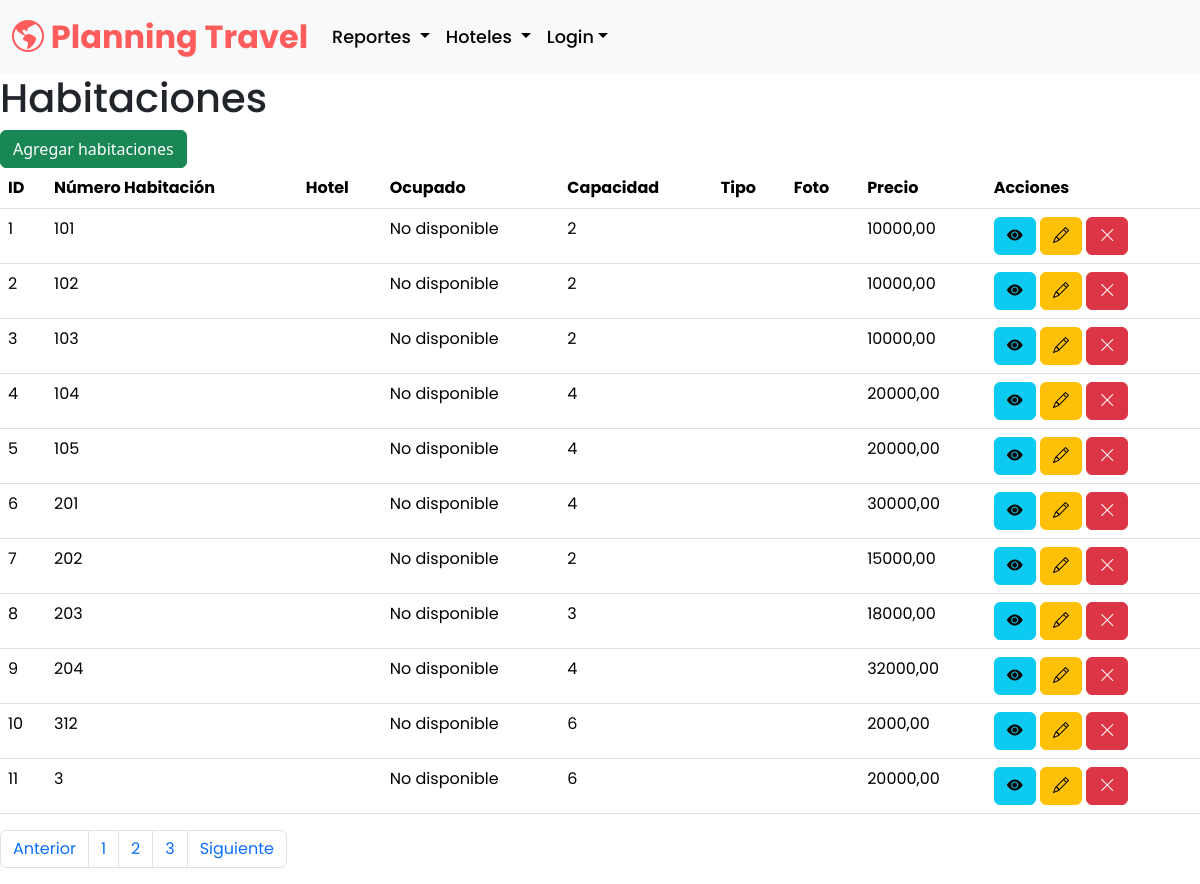
The app's page /planning_travel/habitaciones_listar/ with its own data.
### planning_travel/models.py (models this page shows, shortened)
class Habitacion(models.Model):
    num_habitacion = models.IntegerField()
    id_piso_hotel = models.ForeignKey(PisosHotel, on_delete=models.DO_NOTHING)
    ocupado = models.BooleanField()
    capacidad_huesped = models.IntegerField()
    tipo_habitacion = models.CharField(max_length=255)
    precio = models.DecimalField(max_digits=250, decimal_places=2)

### planning_travel/views.py (the view)
# urls.py: path('habitaciones_listar/', views.habitaciones, name="habitaciones_listar"),
def habitaciones(request):
    q = Habitacion.objects.all()
    contexto = {'data': q}
    return render(request, 'planning_travel/habitaciones/habitaciones.html', contexto)

### planning_travel/templates/planning_travel/habitaciones/habitaciones.html (shortened to what this page needs)
{% extends 'planning_travel/base.html' %}
{% load static %}
{% block contenedor %}
<h1>Habitaciones</h1>
<a class="btn btn-success" href="{% url 'habitaciones_form' %}"> Agregar habitaciones</a>
<table class="table">
    <thead>
        <th>ID</th>
        <th>Número Habitación</th>
        <th>Hotel</th>
        <th>Ocupado</th>
        <th>Capacidad</th>
        <th>Tipo</th>
        <th>Foto</th>
        <th>Precio</th>
        <th>Acciones</th>
    </thead>
    <tbody>
        {% for r in data %}
        <tr>
            <td>{{ r.id }}</td>
            <td>{{ r.num_habitacion }}</td>
            <td>{{ r.id_hotel }}</td>
            <td>
                {% if r.ocupado %}
                    Disponible
                {% else %}
                    No disponible
                {% endif %}
        </td>
            <td>{{ r.capacidad_huesped }}</td>
            <td>{{ r.tipoHabitacion }}</td>
            <td>{{ r.foto }}</td>
            <td>{{ r.precio }}</td>
            <td>
                <button
                    type="button"
                    class="btn btn-info"
                    data-bs-toggle="modal"
                    data-bs-target="#modalVer-1"
                >
                    <i class="bi bi-eye-fill"></i>
                </button>
                <a
                    class="btn btn-warning"
                    href="{% url 'habitaciones_form_editar' r.id %}"
                    ><i class="bi bi-pencil"></i
                ></a>
                <a
                    href="javascript:eliminar('{% url 'habitaciones_eliminar' r.id %}')"
                    class="btn btn-danger"
                    ><i class="bi bi-x-lg"></i
                ></a>
            </td>
        </tr>
        {% endfor %}
    </tbody>
</table>
<nav aria-label="Page navigation example">
    <ul class="pagination">
        <li class="page-item"><a class="page-link" href="#">Anterior</a></li>
        <li class="page-item"><a class="page-link" href="#">1</a></li>
        <li class="page-item"><a class="page-link" href="#">2</a></li>
        <li class="page-item"><a class="page-link" href="#">3</a></li>
        <li class="page-item"><a class="page-link" href="#">Siguiente</a></li>
    </ul>
</nav>
{% endblock %}

### planning_travel/static/planning_travel/styles/estilos.css (style rules this page uses)
:root { --primary-color: #ff5c5c; --primary-color-hover: #e65353; --secondary-color: #172929; --secondary-color-hover: #386363; --cta-bg: #ffc107; --cta-bg-hover: #e0a800; --text-cta: #282828; --text-secondary: #262626; --gradiant-color: linear-gradient(#ffc107, #ff5c5c); }
* { font-family: "Poppins", sans-serif; box-sizing: border-box; }

### records on screen
Habitacion: id "1", num_habitacion "101", ocupado "No disponible", capacidad_huesped "2", precio "10000,00"
Habitacion: id "2", num_habitacion "102", ocupado "No disponible", capacidad_huesped "2", precio "10000,00"
Habitacion: id "3", num_habitacion "103", ocupado "No disponible", capacidad_huesped "2", precio "10000,00"
Habitacion: id "4", num_habitacion "104", ocupado "No disponible", capacidad_huesped "4", precio "20000,00"
Habitacion: id "5", num_habitacion "105", ocupado "No disponible", capacidad_huesped "4", precio "20000,00"
Habitacion: id "6", num_habitacion "201", ocupado "No disponible", capacidad_huesped "4", precio "30000,00"
Habitacion: id "7", num_habitacion "202", ocupado "No disponible", capacidad_huesped "2", precio "15000,00"
Habitacion: id "8", num_habitacion "203", ocupado "No disponible", capacidad_huesped "3", precio "18000,00"
Habitacion: id "9", num_habitacion "204", ocupado "No disponible", capacidad_huesped "4", precio "32000,00"
Habitacion: id "10", num_habitacion "312", ocupado "No disponible", capacidad_huesped "6", precio "2000,00"
Habitacion: id "11", num_habitacion "3", ocupado "No disponible", capacidad_huesped "6", precio "20000,00"
